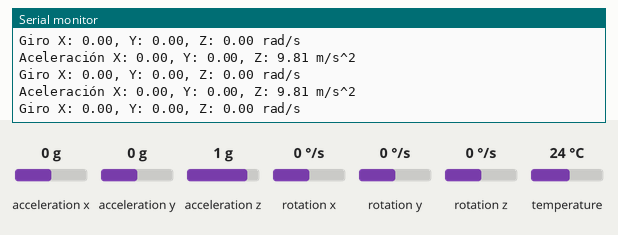
This sketch was run on a simulated ESP32-C3. On the bench: the last lines printed to the serial monitor. Inputs (shaded band) come from the test bench; at power-on: acceleration x 0 g, acceleration y 0 g, acceleration z 1 g, rotation x 0 °/s, rotation y 0 °/s, rotation z 0 °/s, temperature 24 °C.

Above: at 2.3 s.
2.4 s: acceleration x set to -1.4 g
At 3.0 s:
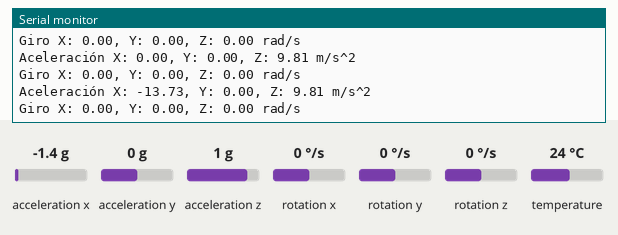
3.9 s: acceleration y set to -1.4 g
At 4.5 s:
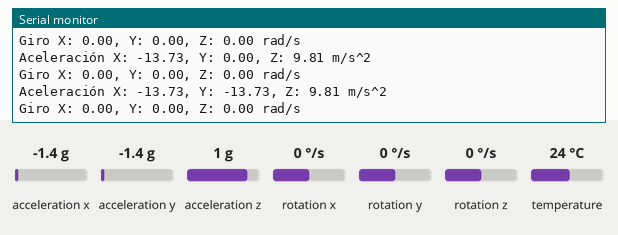
5.4 s: acceleration z set to -1.4 g
At 6.1 s:
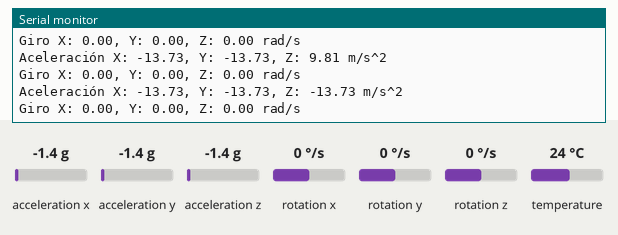
6.9 s: rotation x set to -192 °/s
At 7.6 s:
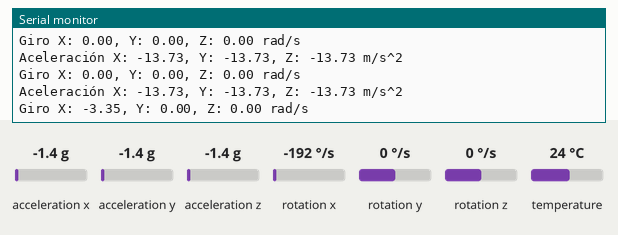
8.4 s: rotation y set to -192 °/s
At 9.1 s:
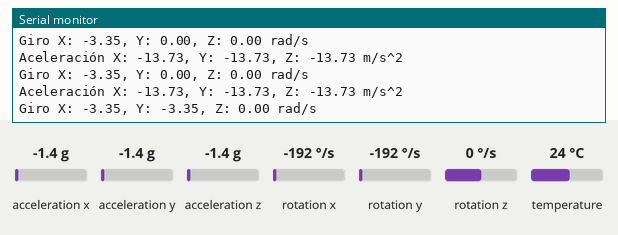

Measured:
- after the input at 2.4 s, the serial monitor: prints a new line after 0.22 s (image 1)
- after the input at 3.9 s, the serial monitor: prints a new line after 0.23 s (image 2)
- after the input at 5.4 s, the serial monitor: prints a new line after 0.24 s (image 3)
- after the input at 6.9 s, the serial monitor: prints a new line after 0.26 s (image 4)
- after the input at 8.4 s, the serial monitor: prints a new line after 0.27 s (image 5)

The sketch:

Prueba.ino
```cpp
#include <Wire.h>
#include <Adafruit_MPU6050.h>
#include <Adafruit_Sensor.h>

Adafruit_MPU6050 mpu;

void setup() {
  Serial.begin(115200);
  delay(1000); // Breve espera para asegurar apertura del puerto serie
  Serial.println("Inicio de programa");

  // Inicializa I2C en pines por defecto del ESP32-C3 (SDA=8, SCL=9)
  Wire.begin(8, 9);

  // Mensaje BEFORE intentar iniciar el sensor
  Serial.println("Intentando iniciar MPU6050...");

  if (!mpu.begin()) {
    Serial.println("No se detectó MPU6050");
    while (1) { delay(10); }
  }
  Serial.println("MPU6050 conectado!");

  mpu.setAccelerometerRange(MPU6050_RANGE_8_G);
  mpu.setGyroRange(MPU6050_RANGE_500_DEG);
  mpu.setFilterBandwidth(MPU6050_BAND_21_HZ);
  delay(100);
}

void loop() {
  sensors_event_t a, g, temp;
  mpu.getEvent(&a, &g, &temp);

  Serial.print("Aceleración X: ");
  Serial.print(a.acceleration.x);
  Serial.print(", Y: ");
  Serial.print(a.acceleration.y);
  Serial.print(", Z: ");
  Serial.print(a.acceleration.z);
  Serial.println(" m/s^2");

  Serial.print("Giro X: ");
  Serial.print(g.gyro.x);
  Serial.print(", Y: ");
  Serial.print(g.gyro.y);
  Serial.print(", Z: ");
  Serial.print(g.gyro.z);
  Serial.println(" rad/s");

  Serial.println(""); // separación visual
  delay(500);
}
```
